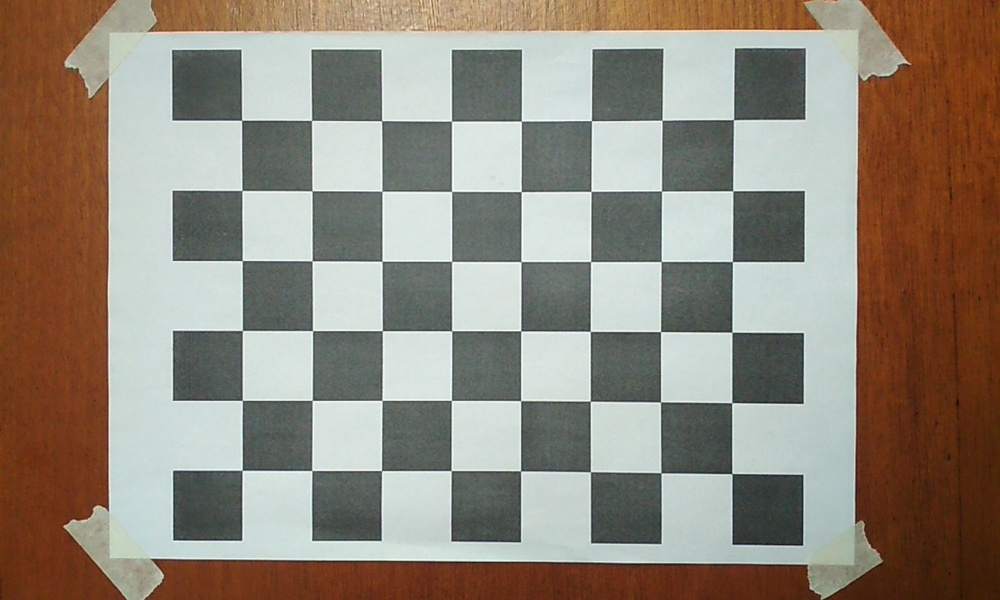
#> input picture data/calib/n_30_01.jpg, 1000 x 600 px, shrunk from 1280 x 768 before the run; its folder holds only this picture in this run
$ python req2.py
#> lines starting #> are read from the running program, lines starting #| are printed output that depends on the picture
import cv2
import numpy as np
import glob

def main():
    windowName = 'Janela'
    board_h = 6
    board_w = 8
    board_sz = (board_w, board_h)
    board_total = board_w * board_h

    objp = np.zeros((6*8,3), np.float32)
    objp[:,:2] = np.mgrid[0:8,0:6].T.reshape(-1,2)      # "Coordenadas do mundo real" do tabuleiro de xadrez
    objp = 2.789 * objp     # 2.789 é o tamanho do lado do quadrado

    # Listas com as coordenadas dos cantos de cada imagem
    image_points = []       # Coordenadas em pixels na imagem
    object_points = []      # Coordenadas em cm no mundo real

    successes = 0
    frame_names = []
    images = sorted(glob.glob('../data/calib/*.jpg'))

    print("Iniciando a calibracao")

    # Itera por todas as imagens
    for fname in images:
        frame_names.append(fname)
        frame = cv2.imread(fname)
#> frame is the input picture: shape (600, 1000, 3); mean B, G, R 121.5, 134.6, 144.6
        frame = cv2.cvtColor(frame, cv2.COLOR_BGR2GRAY)
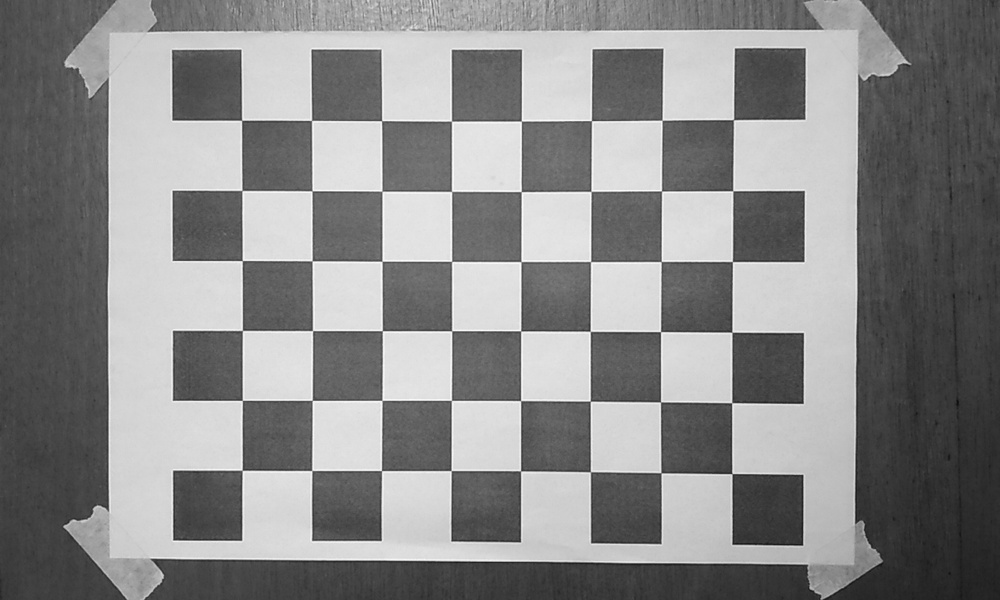
#> frame: shape (600, 1000); min 14, max 253, mean 136.1

        patternWasFound, corners = cv2.findChessboardCorners(frame, board_sz)
#> patternWasFound = True; corners = 48 rows, first 8: [241.6, 120.3], [311.5, 120.5], [381.6, 120.7], [451.5, 121.2], [521.3, 121.1], [591.5, 120.6], [662, 120.3], [733.4, 119.6]

        if patternWasFound:         # Se achou o tabuleiro
            frame_display = cv2.drawChessboardCorners(frame, board_sz, corners, patternWasFound)

            if len(corners) == board_total:     # Se achou todos os pontos na imagem
                image_points.append(corners)    # Coordenadas no espaço da imagem
                object_points.append(objp)      # Coordenadas no mundo real (sempre o mesmo (?))
                successes += 1
            else:
                print("Este frame nao achou o padrao corretamente:",fname)
        else:
            print("Este frame nao achou o padrao:",fname)
            frame_display = frame.copy()

        if cv2.waitKey(25) & 0xFF == ord('q'):
#> (key q is pressed here)
            break
        cv2.imshow(windowName, frame)

    # Função que faz a calibração
    retVal, intrinsics_matrix, distortion_matrix, rvecs, tvecs = cv2.calibrateCamera(object_points, image_points, frame.shape[::-1], None, None)
#> retVal = 1.02; intrinsics_matrix = [[2294.2, 0, 460.5], [0, 2302, 267.9], [0, 0, 1]]; distortion_matrix = [[-1.45, 250, -0.0148, 0.00719, -8583.4]]; rvecs = ([0.0186, 0.00283, 0.00159],); tvecs = ([-8.73, -5.85, 91.68],)

    print("Calibracao concluida, salvando os parametros nos arquivos xml")

    # Salva os .xml com os parâmetros do requisito 2
#> (the run stopped early here; a loop or call above may not have finished)
